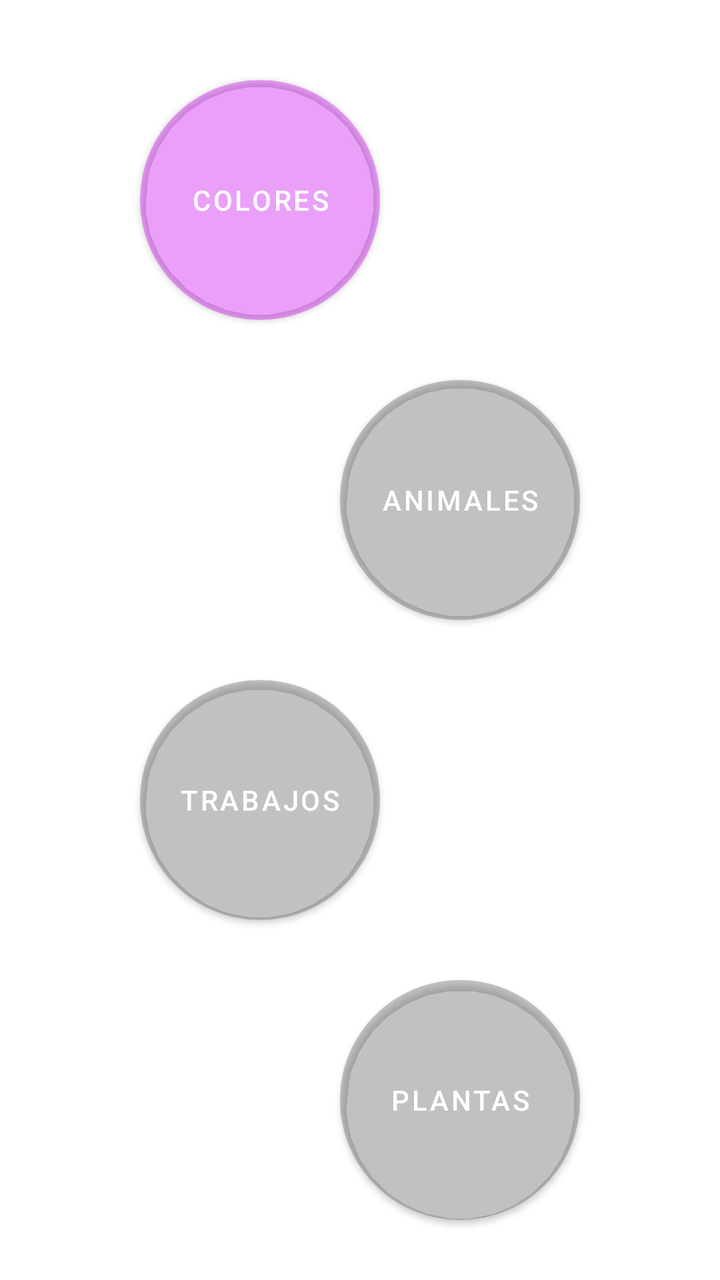
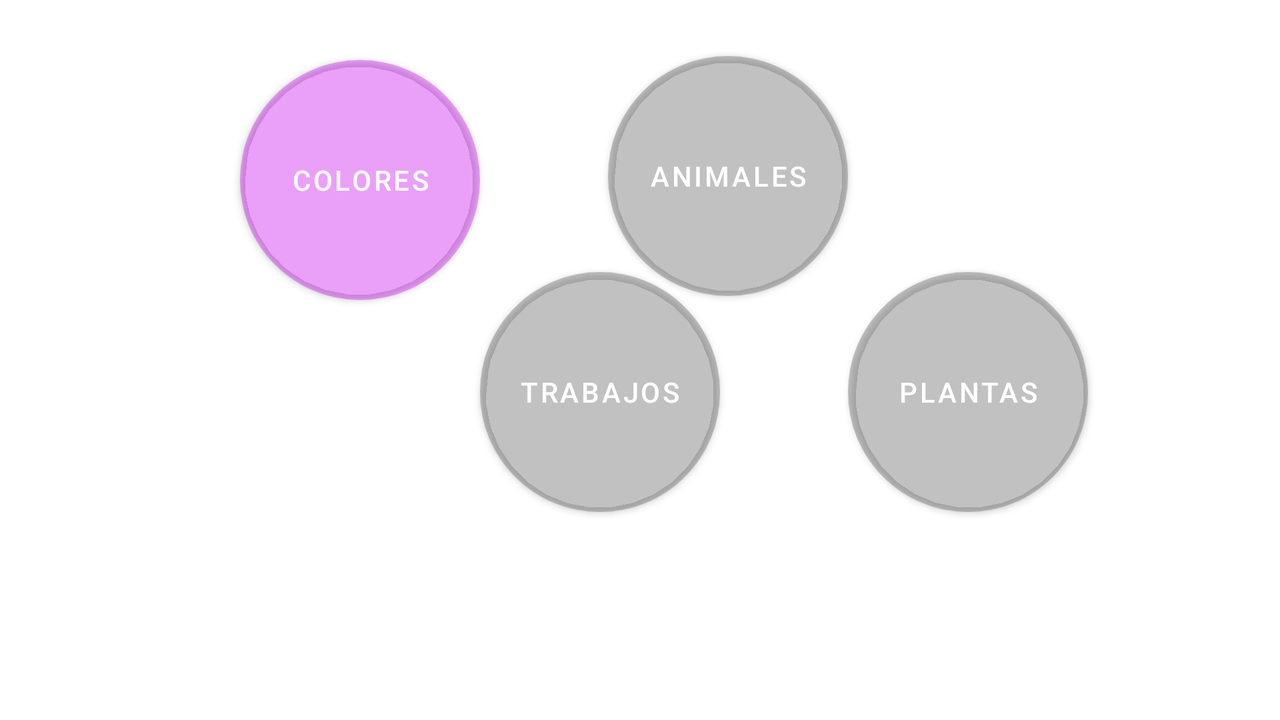

One screen, two layout resources from the same app: the default and the repository's alternative for another configuration. Each is rendered where Android would select it; the XML of both is given below.
<!-- AndroidManifest.xml: application theme Theme.AprenderIdioma -->
<!-- res/layout/activity_aprender.xml -->
<?xml version="1.0" encoding="utf-8"?>
<androidx.constraintlayout.widget.ConstraintLayout xmlns:android="http://schemas.android.com/apk/res/android"
    xmlns:app="http://schemas.android.com/apk/res-auto"
    xmlns:tools="http://schemas.android.com/tools"
    android:id="@+id/layoutAprender"
    android:layout_width="match_parent"
    android:layout_height="match_parent"
    android:background="@drawable/gradient_list"
    tools:context=".Aprender">

    <Button
        android:id="@+id/buttonColores"
        android:layout_width="120dp"
        android:layout_height="120dp"
        android:layout_marginStart="70dp"
        android:layout_marginTop="40dp"
        android:background="@drawable/round_button"
        android:text="@string/colores"
        app:backgroundTint="@color/active"
        app:layout_constraintStart_toStartOf="parent"
        app:layout_constraintTop_toTopOf="parent" />

    <Button
        android:id="@+id/buttonAnimales"
        android:layout_width="120dp"
        android:layout_height="120dp"
        android:layout_marginTop="30dp"
        android:layout_marginEnd="70dp"
        android:background="@drawable/round_button"
        android:text="@string/animales"
        app:backgroundTint="@color/gris_claro"
        app:layout_constraintEnd_toEndOf="parent"
        app:layout_constraintTop_toBottomOf="@+id/buttonColores" />

    <Button
        android:id="@+id/buttonTrabajos"
        android:layout_width="120dp"
        android:layout_height="120dp"
        android:layout_marginStart="70dp"
        android:layout_marginTop="30dp"
        android:background="@drawable/round_button"
        android:text="@string/trabajos"
        app:backgroundTint="@color/gris_claro"
        app:layout_constraintStart_toStartOf="parent"
        app:layout_constraintTop_toBottomOf="@+id/buttonAnimales" />

    <Button
        android:id="@+id/buttonPlantas"
        android:layout_width="120dp"
        android:layout_height="120dp"
        android:layout_marginTop="30dp"
        android:layout_marginEnd="70dp"
        android:background="@drawable/round_button"
        android:text="@string/plantas"
        app:backgroundTint="@color/gris_claro"
        app:layout_constraintEnd_toEndOf="parent"
        app:layout_constraintTop_toBottomOf="@+id/buttonTrabajos" />
</androidx.constraintlayout.widget.ConstraintLayout>
<!-- resources referenced by this layout -->
<resources>
  <color name="active">#59D500FC</color>
  <color name="gris_claro">#60696969</color>
  <!-- drawable round_button (drawable) -->
  <?xml version="1.0" encoding="utf-8"?>
  <selector xmlns:android="http://schemas.android.com/apk/res/android">
      <item>
          <shape android:shape="oval">
              <solid android:color="#228B22"/>
              <size android:width="200dp" android:height="200dp"/>
          </shape>
      </item>
  </selector>
  <string name="animales">Animales</string>
  <string name="colores">Colores</string>
  <string name="plantas">Plantas</string>
  <string name="trabajos">Trabajos</string>
  <style name="Theme.AprenderIdioma" parent="Theme.MaterialComponents.DayNight.NoActionBar">
          
          <item name="colorPrimary">@color/purple_500</item>
          <item name="colorPrimaryVariant">@color/purple_700</item>
          <item name="colorOnPrimary">@color/white</item>
          
          <item name="colorSecondary">@color/teal_200</item>
          <item name="colorSecondaryVariant">@color/teal_700</item>
          <item name="colorOnSecondary">@color/black</item>
          
          <item name="android:statusBarColor" tools:targetApi="l">?attr/colorPrimaryVariant</item>
          
      </style>
  <color name="purple_500">#FF6200EE</color>
  <color name="purple_700">#FF3700B3</color>
  <color name="white">#FFFFFFFF</color>
  <color name="teal_200">#FF03DAC5</color>
  <color name="teal_700">#FF018786</color>
  <color name="black">#FF000000</color>
</resources>
<!-- res/layout-land/activity_aprender.xml (the repository's variant of the layout above) -->
<!-- drawn on the phone turned sideways -->
<?xml version="1.0" encoding="utf-8"?>
<androidx.constraintlayout.widget.ConstraintLayout xmlns:android="http://schemas.android.com/apk/res/android"
    xmlns:app="http://schemas.android.com/apk/res-auto"
    xmlns:tools="http://schemas.android.com/tools"
    android:id="@+id/layoutAprender"
    android:layout_width="match_parent"
    android:layout_height="match_parent"
    android:background="@drawable/gradient_list">

    <Button
        android:id="@+id/buttonColores"
        android:layout_width="120dp"
        android:layout_height="120dp"
        android:layout_marginStart="120dp"
        android:layout_marginTop="30dp"
        android:background="@drawable/round_button"
        android:text="@string/colores"
        app:backgroundTint="@color/active"
        app:layout_constraintStart_toStartOf="parent"
        app:layout_constraintTop_toTopOf="parent" />

    <Button
        android:id="@+id/buttonAnimales"
        android:layout_width="120dp"
        android:layout_height="120dp"
        android:layout_marginTop="28dp"
        android:layout_marginEnd="216dp"
        android:background="@drawable/round_button"
        android:text="@string/animales"
        app:backgroundTint="@color/gris_claro"
        app:layout_constraintEnd_toEndOf="parent"
        app:layout_constraintTop_toTopOf="parent" />

    <Button
        android:id="@+id/buttonPlantas"
        android:layout_width="120dp"
        android:layout_height="120dp"
        android:layout_marginEnd="96dp"
        android:layout_marginBottom="104dp"
        android:background="@drawable/round_button"
        android:text="@string/plantas"
        app:backgroundTint="@color/gris_claro"
        app:layout_constraintBottom_toBottomOf="parent"
        app:layout_constraintEnd_toEndOf="parent" />

    <Button
        android:id="@+id/buttonTrabajos"
        android:layout_width="120dp"
        android:layout_height="120dp"
        android:layout_marginStart="240dp"
        android:layout_marginBottom="104dp"
        android:background="@drawable/round_button"
        android:text="@string/trabajos"
        app:backgroundTint="@color/gris_claro"
        app:layout_constraintBottom_toBottomOf="parent"
        app:layout_constraintStart_toStartOf="parent" />

</androidx.constraintlayout.widget.ConstraintLayout>
